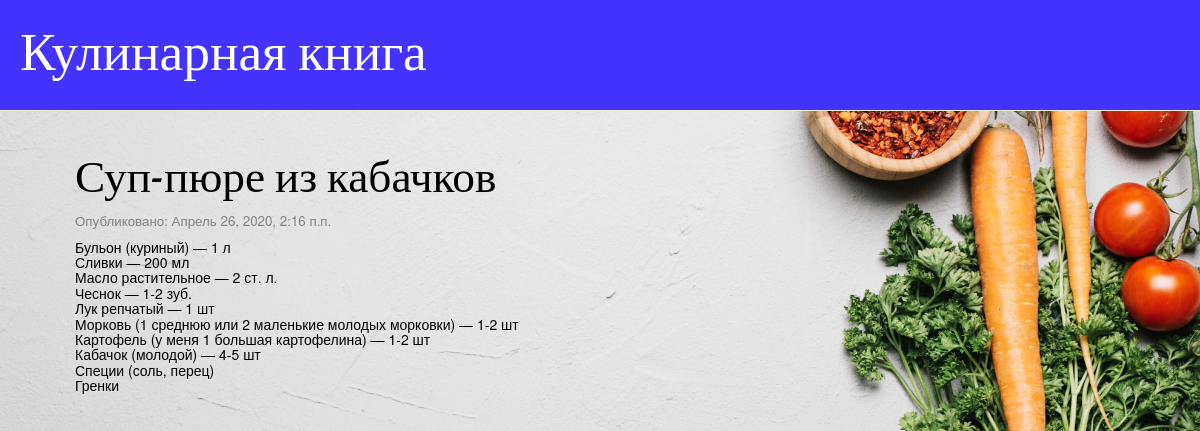
The app's page /single/1 with its own data.
### blog/models.py (models this page shows, shortened)
class Bluda1(models.Model):
        author = models.ForeignKey(settings.AUTH_USER_MODEL, on_delete=models.CASCADE)
        kategori =models.ForeignKey(Kategori,  verbose_name="Категория",  on_delete=models.SET_NULL,  null=True)
        title = models.CharField("Название", max_length=200)
        text = models.TextField("Описание")
        created_date = models.DateTimeField("Дата начала",default=timezone.now)
        published_date = models.DateTimeField("Дата окончания",blank=True, null=True)

### blog/views.py (the view)
# urls.py: path('single/<int:pk>', views.post_single, name="post_single"),
def post_single(request,pk):
    Bluda = Bluda1.objects.filter(kategori=pk)
    return render(request, 'blog/post_single.html', {'posts': Bluda})

### blog/templates/blog/post_single.html (shortened to what this page needs)
{% load static %}
<html>
    <head>
        <link rel="stylesheet" href="//maxcdn.bootstrapcdn.com/bootstrap/3.2.0/css/bootstrap.min.css">
        <link rel="stylesheet" href="//maxcdn.bootstrapcdn.com/bootstrap/3.2.0/css/bootstrap-theme.min.css">
        <link rel="stylesheet" href="{% static 'css/blog2.css' %}">
    </head>
    <body>
        <div class="page-header">
    <h1><a href="/">Кулинарная книга</a></h1>
        </div>
       <div class="content container">
    <div class="row">
        <div class="col-md-8">
            {% for post in posts %}
                <div class="post">
                    <h1><a href="">{{ post.title }}</a></h1>
                    <div class="date">
                        <p>Опубликовано: {{ post.published_date }}</p>
                    </div>
                    <h5>{{ post.text|linebreaksbr }}</h5>
                </div>
            {% endfor %}
        </div>
    </div>
</div>
    </body>
</html>

### blog/static/css/blog2.css (style rules this page uses)
.page-header { background-color:#4433ff; margin-top: 0; padding: 1px 20px 20px 20px; }
body { background-image: url("fon.jpg"); background-attachment: fixed; background-size: 100%; }
.page-header h1, .page-header h1 a, .page-header h1 a:visited, .page-header h1 a:active { color: #ffffff; font-size: 40pt; text-decoration: none; }
.content { margin-left: 60px; }
h1, h2,h3, h4 { font-family: 'Lobster'; font-size: 34pt; }
p { color: black; font-size: 10pt; }
.post h5 { color: black; }
.date p { margin-bottom: 10px; color: #828282; }
.post h1 a, .post h1 a:visited { color: #000000; }

### records on screen
Bluda1: title "Суп-пюре из кабачков", published_date "Апрель 26, 2020, 2:16 п.п.", text "Бульон (куриный) — 1 л Сливки — 200 мл Масло растительное — 2 ст. л. Чеснок — 1-2 зуб. Лук репчатый — 1 шт Морковь (1 среднюю или 2 маленькие молодых морковки) — 1-2 шт Картофель (у меня 1 большая картофелина) — 1-2 шт Кабачок (молодой) — 4-5 шт Специи (соль, перец) Гренки"
